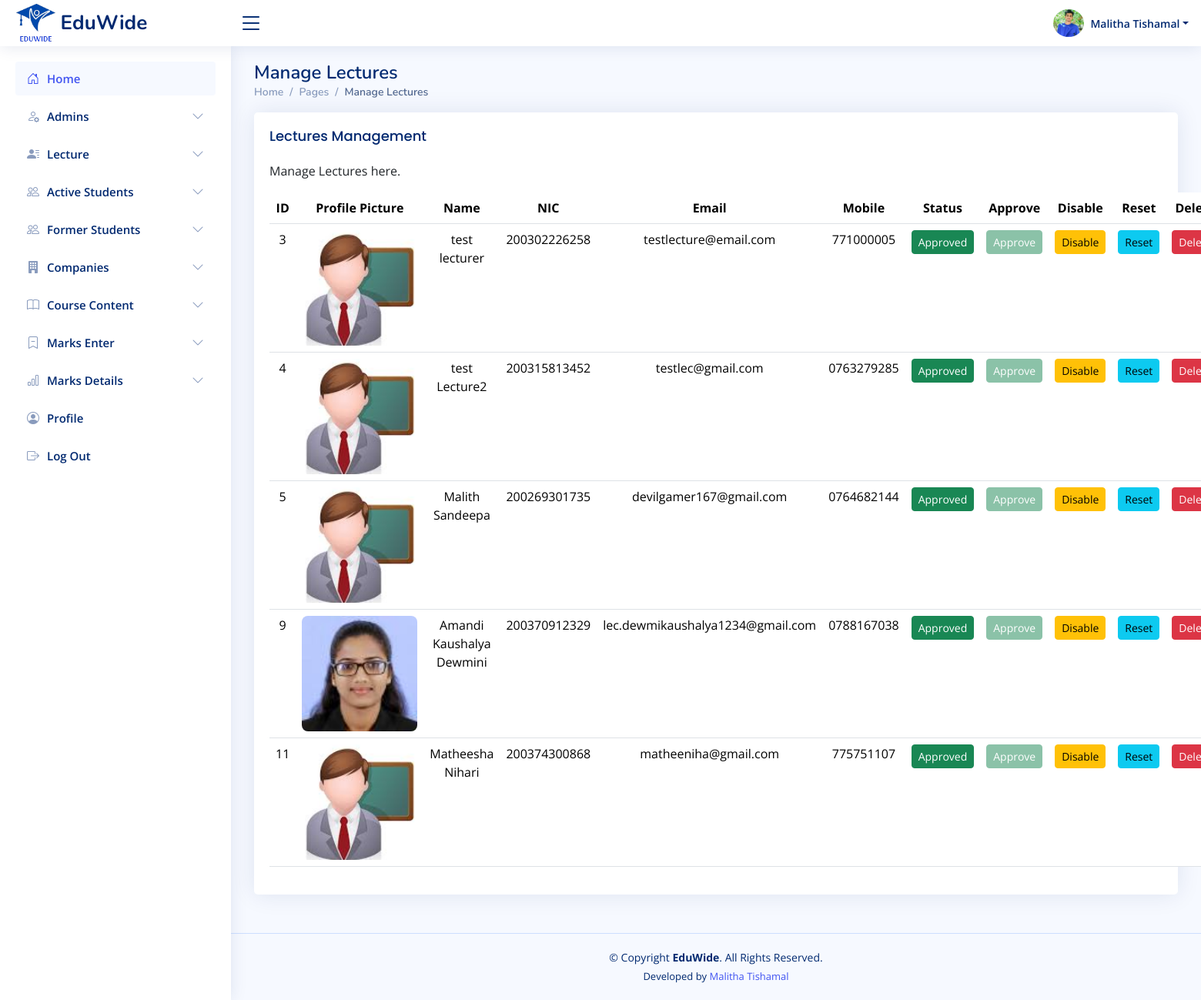
/admin/manage-lectures.php (signed in), run on the app's committed database.
### tables this page shows
CREATE TABLE `lectures` (
  `id` int(11) NOT NULL,
  `username` varchar(255) NOT NULL,
  `nic` varchar(20) NOT NULL,
  `email` varchar(255) NOT NULL,
  `mobile` varchar(15) DEFAULT NULL,
  `linkedin` varchar(200) NOT NULL,
  `blog` varchar(200) NOT NULL,
  `github` varchar(200) NOT NULL,
  `facebook` varchar(200) NOT NULL,
  `password` varchar(255) NOT NULL,
  `profile_picture` varchar(255) DEFAULT 'uploads/profile_pictures/default.png',
  `created_at` timestamp NOT NULL DEFAULT current_timestamp(),
  `status` varchar(20) DEFAULT 'pending',
  `last_login` datetime DEFAULT NULL
);

### admin/manage-lectures.php (the view, shortened to what this page needs)
<?php
require_once '../includes/db-conn.php';
$user_id = $_SESSION['admin_id'];
$sql = "SELECT username, email, nic, mobile, profile_picture FROM admins WHERE id = ?";
$stmt = $conn->prepare($sql);
$stmt->bind_param("i", $user_id);
$stmt->execute();
$result = $stmt->get_result();
$user = $result->fetch_assoc();
$sql = "SELECT * FROM lectures";
$result = $conn->query($sql);
?>
<!DOCTYPE html>
<html lang="en">
<head>
  <?php include_once("../includes/css-links-inc.php"); ?>
</head>
<body>
  <?php include_once("../includes/header.php") ?>
  <?php include_once("../includes/sadmin-sidebar.php") ?>
  <main id="main" class="main">
    <div class="pagetitle">
      <h1>Manage Lectures</h1>
      <nav>
        <ol class="breadcrumb">
          <li class="breadcrumb-item"><a href="index.html">Home</a></li>
          <li class="breadcrumb-item">Pages</li>
          <li class="breadcrumb-item active">Manage Lectures</li>
        </ol>
      </nav>
    </div>
    <section class="section">
      <div class="row">
        <div class="col-lg-12">
          <div class="card">
            <div class="card-body">
              <h5 class="card-title">Lectures Management</h5>
              <p>Manage Lectures here.</p>
              <table class="table datatable">
                <thead class="align-middle text-center">
                  <tr>
                    <th>ID</th>
                    <th>Profile Picture</th>
                    <th>Name</th>
                    <th>NIC</th>
                    <th>Email</th>
                    <th>Mobile</th>
                    <th>Status</th>
                    <th>Approve</th>
                    <th>Disable</th>
                    <th>Reset</th>
                    <th>Delete</th>
                  </tr>
                </thead>
                <tbody>
                  <?php
                  if ($result->num_rows > 0) {
                      while ($row = $result->fetch_assoc()) {
                          $status = strtolower($row['status']);
                          $approveDisabled = ($status === 'approved' || $status === 'active') ? "disabled" : "";
                          $disableDisabled = ($status === 'disabled' || $status === 'pending') ? "disabled" : "";
                          echo "<tr class='text-center'>";
                          echo "<td>{$row['id']}</td>";
                          echo "<td><img src='../lectures/{$row['profile_picture']}' alt='Profile' width='150' height='150' style='object-fit:cover;border-radius:8px;'></td>";
                          echo "<td>{$row['username']}</td>";
                          echo "<td>{$row['nic']}</td>";
                          echo "<td>{$row['email']}</td>";
                          echo "<td>{$row['mobile']}</td>";
                          echo "<td>";
                          if ($status === 'approved' || $status === 'active') {
                              echo "<span class='btn btn-success btn-sm w-100'>Approved</span>";
                          } elseif ($status === 'disabled') {
                              echo "<span class='btn btn-danger btn-sm w-100'>Disabled</span>";
                          } elseif ($status === 'pending') {
                              echo "<span class='btn btn-warning btn-sm w-100'>Pending</span>";
                          } else {
                              echo "<span class='btn btn-secondary btn-sm w-100'>" . ucfirst($row['status']) . "</span>";
                          }
                          echo "</td>";
                          echo "<td><button class='btn btn-success btn-sm w-100 approve-btn' data-id='{$row['id']}' {$approveDisabled}>Approve</button></td>";
                          echo "<td><button class='btn btn-warning btn-sm w-100 disable-btn' data-id='{$row['id']}' {$disableDisabled}>Disable</button></td>";
                          echo "<td><button class='btn btn-info btn-sm w-100 reset-btn' data-id='{$row['id']}'>Reset</button></td>";
                          echo "<td><button class='btn btn-danger btn-sm w-100 delete-btn' data-id='{$row['id']}'>Delete</button></td>";
                          echo "</tr>";
                      }
                  } else {
                      echo "<tr><td colspan='13' class='text-center'>No lecturers found.</td></tr>";
                  }
                  ?>
                </tbody>
              </table>
            </div>
          </div>
        </div>
      </div>
    </section>
  </main>
  <?php include_once("../includes/footer.php") ?>
</body>
</html>

### includes/header.php (shortened to what this page needs)
<header id="header" class="header fixed-top d-flex align-items-center">
    <div class="d-flex align-items-center justify-content-between">
        <a href="" class="logo d-flex align-items-center">
            <img src="<?php echo $base_url; ?>assets/images/logos/eduwide-logo.png" alt="">
            <span class="d-none d-lg-block">EduWide</span>
        </a>
        <i class="bi bi-list toggle-sidebar-btn"></i>
    </div>
    <nav class="header-nav ms-auto">
        <ul class="d-flex align-items-center">
            <?php
                $profilePic = isset($user['profile_picture']) && $user['profile_picture'] ? $user['profile_picture'] : 'default.png';
            ?>
            <li class="nav-item dropdown pe-3">
                <a class="nav-link nav-profile d-flex align-items-center pe-0" href="#" data-bs-toggle="dropdown">
                   <img id="profilePicture" src="<?php echo $profilePic; ?>" alt="Profile Picture" class="rounded-circle" style="width: 40px !important; height: 40px !important; object-fit: cover;">
                    <span class="d-none d-md-block dropdown-toggle ps-2"><?php echo htmlspecialchars($user['username']); ?></span>
                </a>
            </li>
        </ul>
    </nav>
</header>

### assets/css/style.css (style rules this page uses)
:root { scroll-behavior: smooth; }
body { font-family: "Open Sans", sans-serif; background: #f6f9ff; color: #444444; }
a { color: #4154f1; text-decoration: none; }
h1, h2, h3, h4, h5, h6 { font-family: "Nunito", sans-serif; }
#main { margin-top: 60px; padding: 20px 30px; transition: all 0.3s; }
.pagetitle { margin-bottom: 10px; }
.pagetitle h1 { font-size: 24px; margin-bottom: 0; font-weight: 600; color: #012970; }
.card { margin-bottom: 30px; border: none; border-radius: 5px; box-shadow: 0px 0 30px rgba(1, 41, 112, 0.1); }
.card-title { padding: 20px 0 15px 0; font-size: 18px; font-weight: 500; color: #012970; font-family: "Poppins", sans-serif; }
.card-body { padding: 0 20px 20px 20px; }
.breadcrumb { font-size: 14px; font-family: "Nunito", sans-serif; color: #899bbd; font-weight: 600; }
.breadcrumb a { color: #899bbd; transition: 0.3s; }
.breadcrumb .breadcrumb-item::before { color: #899bbd; }
.breadcrumb .active { color: #51678f; font-weight: 600; }
.logo { line-height: 1; }
@media (min-width: 1200px) { .logo { width: 280px; } }
.logo img { max-height: 50px; margin-right: 6px; }
.logo span { font-size: 26px; font-weight: 700; color: #012970; font-family: "Nunito", sans-serif; }
.header { transition: all 0.5s; z-index: 997; height: 60px; box-shadow: 0px 2px 20px rgba(1, 41, 112, 0.1); background-color: #fff; padding-left: 20px; }
.header .toggle-sidebar-btn { font-size: 32px; padding-left: 10px; cursor: pointer; color: #012970; }
.header-nav ul { list-style: none; }
.header-nav>ul { margin: 0; padding: 0; }
.header-nav .nav-profile { color: #012970; }
.header-nav .nav-profile img { max-height: 36px; }
.header-nav .nav-profile span { font-size: 14px; font-weight: 600; }
@media (min-width: 1200px) { #main, #footer { margin-left: 300px; } }

### admin/manage-lectures.php (style rules this page uses)
.btn[disabled] { opacity: 0.5; pointer-events: none; }

### data on the page
lectures: id "3", profile_picture (placeholder picture), username "test lecturer", nic "200302226258", email "testlecture@email.com", mobile "771000005", status "Approved"
lectures: id "4", profile_picture (placeholder picture), username "test Lecture2", nic "200315813452", email "testlec@gmail.com", mobile "0763279285", status "Approved"
lectures: id "5", profile_picture (placeholder picture), username "Malith Sandeepa", nic "200269301735", email "devilgamer167@gmail.com", mobile "0764682144", status "Approved"
lectures: id "9", profile_picture (picture), username "Amandi Kaushalya Dewmini", nic "200370912329", email "lec.dewmikaushalya1234@gmail.com", mobile "0788167038", status "Approved"
lectures: id "11", profile_picture (placeholder picture), username "Matheesha Nihari", nic "200374300868", email "matheeniha@gmail.com", mobile "775751107", status "Approved"

### other printed values
$user['username'] "Malitha Tishamal"
